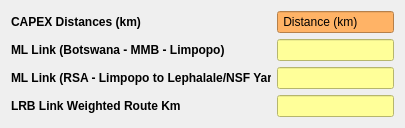
       <widget class="QWidget" name="layoutWidget">
        <property name="geometry">
         <rect>
          <x>530</x>
          <y>1040</y>
          <width>405</width>
          <height>110</height>
         </rect>
        </property>
        <layout class="QHBoxLayout" name="horizontalLayout_6">
         <item>
          <layout class="QVBoxLayout" name="verticalLayout_7">
           <item>
            <widget class="QLabel" name="label_22">
             <property name="maximumSize">
              <size>
               <width>260</width>
               <height>16777215</height>
              </size>
             </property>
             <property name="text">
              <string>&lt;html&gt;&lt;head/&gt;&lt;body&gt;&lt;p&gt;&lt;span style=&quot; font-weight:700;&quot;&gt;CAPEX Distances (km)&lt;/span&gt;&lt;/p&gt;&lt;/body&gt;&lt;/html&gt;</string>
             </property>
            </widget>
           </item>
           <item>
            <widget class="QLabel" name="label_23">
             <property name="maximumSize">
              <size>
               <width>260</width>
               <height>16777215</height>
              </size>
             </property>
             <property name="text">
              <string>&lt;html&gt;&lt;head/&gt;&lt;body&gt;&lt;p&gt;&lt;span style=&quot; font-weight:700;&quot;&gt;ML Link (Botswana - MMB - Limpopo)&lt;/span&gt;&lt;/p&gt;&lt;/body&gt;&lt;/html&gt;</string>
             </property>
            </widget>
           </item>
           <item>
            <widget class="QLabel" name="label_24">
             <property name="maximumSize">
              <size>
               <width>260</width>
               <height>16777215</height>
              </size>
             </property>
             <property name="text">
              <string>&lt;html&gt;&lt;head/&gt;&lt;body&gt;&lt;p&gt;&lt;span style=&quot; font-weight:700;&quot;&gt;ML Link (RSA - Limpopo to Lephalale/NSF Yard)&lt;/span&gt;&lt;/p&gt;&lt;/body&gt;&lt;/html&gt;</string>
             </property>
            </widget>
           </item>
           <item>
            <widget class="QLabel" name="label_25">
             <property name="maximumSize">
              <size>
               <width>260</width>
               <height>16777215</height>
              </size>
             </property>
             <property name="text">
              <string>&lt;html&gt;&lt;head/&gt;&lt;body&gt;&lt;p&gt;&lt;span style=&quot; font-weight:700;&quot;&gt;LRB Link Weighted Route Km&lt;/span&gt;&lt;/p&gt;&lt;/body&gt;&lt;/html&gt;</string>
             </property>
            </widget>
           </item>
          </layout>
         </item>
         <item>
          <layout class="QVBoxLayout" name="assumptionsCapexDistanceinputs">
           <item>
            <widget class="QLineEdit" name="lineEdit_19">
             <property name="styleSheet">
              <string notr="true">QLineEdit {
    background-color: #FFB366;  /* Pastel Orange */
    color: #000000;             /* Text Color */
}
</string>
             </property>
             <property name="text">
              <string> Distance (km)  </string>
             </property>
             <property name="readOnly">
              <bool>true</bool>
             </property>
            </widget>
           </item>
           <item>
            <widget class="QLineEdit" name="BotswanaInput">
             <property name="styleSheet">
              <string notr="true">QLineEdit {
    background-color: #FFFF99;
    color: #000000;
}
</string>
             </property>
            </widget>
           </item>
           <item>
            <widget class="QLineEdit" name="RSA_LimpopoInput">
             <property name="styleSheet">
              <string notr="true">QLineEdit {
    background-color: #FFFF99;
    color: #000000;
}
</string>
             </property>
            </widget>
           </item>
           <item>
            <widget class="QLineEdit" name="LRB_2_Input">
             <property name="styleSheet">
              <string notr="true">QLineEdit {
    background-color: #FFFF99;
    color: #000000;
}
</string>
             </property>
            </widget>
           </item>
          </layout>
         </item>
        </layout>
       </widget>
